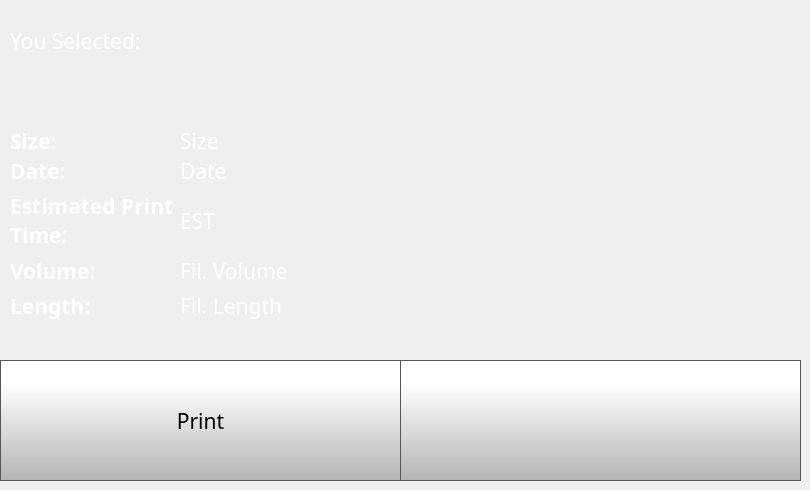
    <widget class="QWidget" name="printSelectedLocalPage">
     <widget class="QLabel" name="fileSelected">
      <property name="geometry">
       <rect>
        <x>10</x>
        <y>20</y>
        <width>461</width>
        <height>41</height>
       </rect>
      </property>
      <property name="font">
       <font>
        <family>Gotham</family>
        <pointsize>16</pointsize>
        <weight>50</weight>
        <bold>false</bold>
        <underline>false</underline>
        <strikeout>false</strikeout>
       </font>
      </property>
      <property name="styleSheet">
       <string notr="true">color:  white;
background-color: rgba(255, 255, 255, 0);</string>
      </property>
      <property name="text">
       <string>You Selected: </string>
      </property>
      <property name="scaledContents">
       <bool>true</bool>
      </property>
      <property name="wordWrap">
       <bool>true</bool>
      </property>
     </widget>
     <widget class="QPushButton" name="fileSelectedBackButton">
      <property name="geometry">
       <rect>
        <x>400</x>
        <y>360</y>
        <width>401</width>
        <height>121</height>
       </rect>
      </property>
      <property name="minimumSize">
       <size>
        <width>0</width>
        <height>0</height>
       </size>
      </property>
      <property name="font">
       <font>
        <family>Gotham</family>
        <pointsize>16</pointsize>
       </font>
      </property>
      <property name="styleSheet">
       <string notr="true">QPushButton {
    border: 1px solid rgb(87, 87, 87);

	background-color: qlineargradient(spread:pad, x1:0, y1:1, x2:0, y2:0.188, stop:0 rgba(180, 180, 180, 255), stop:1 rgba(255, 255, 255, 255));
}

QPushButton:pressed {
    background-color: qlineargradient(x1: 0, y1: 0, x2: 0, y2: 1,
                                      stop: 0 #dadbde, stop: 1 #f6f7fa);
}

QPushButton:flat {
    border: none; /* no border for a flat push button */
}

QPushButton:default {
    border-color: navy; /* make the default button prominent */
}</string>
      </property>
      <property name="text">
       <string/>
      </property>
      <property name="icon">
       <iconset>
        <normaloff>templates/img/arrows-4.png</normaloff>templates/img/arrows-4.png</iconset>
      </property>
      <property name="iconSize">
       <size>
        <width>70</width>
        <height>70</height>
       </size>
      </property>
      <property name="checkable">
       <bool>false</bool>
      </property>
      <property name="autoDefault">
       <bool>false</bool>
      </property>
      <property name="default">
       <bool>false</bool>
      </property>
      <property name="flat">
       <bool>false</bool>
      </property>
     </widget>
     <widget class="QToolButton" name="fileSelectedPrintButton">
      <property name="geometry">
       <rect>
        <x>0</x>
        <y>360</y>
        <width>401</width>
        <height>121</height>
       </rect>
      </property>
      <property name="minimumSize">
       <size>
        <width>0</width>
        <height>0</height>
       </size>
      </property>
      <property name="font">
       <font>
        <family>Gotham</family>
        <pointsize>16</pointsize>
       </font>
      </property>
      <property name="styleSheet">
       <string notr="true">QToolButton {
    border: 1px solid rgb(87, 87, 87);
	background-color: qlineargradient(spread:pad, x1:0, y1:1, x2:0, y2:0.188, stop:0 rgba(180, 180, 180, 255), stop:1 rgba(255, 255, 255, 255));
}

QToolButton:pressed {
    background-color: qlineargradient(x1: 0, y1: 0, x2: 0, y2: 1,
                                      stop: 0 #dadbde, stop: 1 #f6f7fa);
}

QToolButton:flat {
    border: none; /* no border for a flat push button */
}

QToolButton:default {
    border-color: navy; /* make the default button prominent */
}</string>
      </property>
      <property name="text">
       <string>Print</string>
      </property>
      <property name="icon">
       <iconset>
        <normaloff>templates/img/printer.png</normaloff>templates/img/printer.png</iconset>
      </property>
      <property name="iconSize">
       <size>
        <width>70</width>
        <height>70</height>
       </size>
      </property>
      <property name="checkable">
       <bool>false</bool>
      </property>
      <property name="toolButtonStyle">
       <enum>Qt::ToolButtonTextUnderIcon</enum>
      </property>
     </widget>
     <widget class="QLabel" name="fileSizeSelected">
      <property name="geometry">
       <rect>
        <x>180</x>
        <y>130</y>
        <width>161</width>
        <height>21</height>
       </rect>
      </property>
      <property name="font">
       <font>
        <family>Gotham</family>
        <pointsize>16</pointsize>
        <weight>50</weight>
        <bold>false</bold>
       </font>
      </property>
      <property name="styleSheet">
       <string notr="true">color: rgb(255, 255, 255);
background-color: rgba(255, 255, 255, 0);</string>
      </property>
      <property name="text">
       <string>Size</string>
      </property>
      <property name="scaledContents">
       <bool>true</bool>
      </property>
     </widget>
     <widget class="QLabel" name="fileDateSelected">
      <property name="geometry">
       <rect>
        <x>180</x>
        <y>160</y>
        <width>201</width>
        <height>21</height>
       </rect>
      </property>
      <property name="font">
       <font>
        <family>Gotham</family>
        <pointsize>16</pointsize>
        <weight>50</weight>
        <bold>false</bold>
       </font>
      </property>
      <property name="styleSheet">
       <string notr="true">color: rgb(255, 255, 255);
background-color: rgba(255, 255, 255, 0);</string>
      </property>
      <property name="text">
       <string>Date</string>
      </property>
      <property name="scaledContents">
       <bool>true</bool>
      </property>
     </widget>
     <widget class="QLabel" name="filePrintTimeSelected">
      <property name="geometry">
       <rect>
        <x>180</x>
        <y>210</y>
        <width>141</width>
        <height>21</height>
       </rect>
      </property>
      <property name="font">
       <font>
        <family>Gotham</family>
        <pointsize>16</pointsize>
        <weight>50</weight>
        <bold>false</bold>
       </font>
      </property>
      <property name="styleSheet">
       <string notr="true">color: rgb(255, 255, 255);
background-color: rgba(255, 255, 255, 0);</string>
      </property>
      <property name="text">
       <string>EST</string>
      </property>
      <property name="scaledContents">
       <bool>true</bool>
      </property>
     </widget>
     <widget class="QLabel" name="filamentVolumeSelected">
      <property name="geometry">
       <rect>
        <x>180</x>
        <y>260</y>
        <width>161</width>
        <height>21</height>
       </rect>
      </property>
      <property name="font">
       <font>
        <family>Gotham</family>
        <pointsize>16</pointsize>
        <weight>50</weight>
        <bold>false</bold>
       </font>
      </property>
      <property name="styleSheet">
       <string notr="true">color: rgb(255, 255, 255);
background-color: rgba(255, 255, 255, 0);</string>
      </property>
      <property name="text">
       <string>Fil. Volume</string>
      </property>
      <property name="scaledContents">
       <bool>true</bool>
      </property>
     </widget>
     <widget class="QLabel" name="fileSizeSelectedLabel">
      <property name="geometry">
       <rect>
        <x>10</x>
        <y>130</y>
        <width>71</width>
        <height>21</height>
       </rect>
      </property>
      <property name="font">
       <font>
        <family>Gotham</family>
        <pointsize>16</pointsize>
        <weight>75</weight>
        <bold>true</bold>
       </font>
      </property>
      <property name="styleSheet">
       <string notr="true">color: rgb(255, 255, 255);</string>
      </property>
      <property name="text">
       <string>Size:</string>
      </property>
     </widget>
     <widget class="QLabel" name="fileDateSelectedLabel">
      <property name="geometry">
       <rect>
        <x>10</x>
        <y>160</y>
        <width>81</width>
        <height>21</height>
       </rect>
      </property>
      <property name="font">
       <font>
        <family>Gotham</family>
        <pointsize>16</pointsize>
        <weight>75</weight>
        <bold>true</bold>
       </font>
      </property>
      <property name="styleSheet">
       <string notr="true">color: rgb(255, 255, 255);</string>
      </property>
      <property name="text">
       <string>Date:</string>
      </property>
     </widget>
     <widget class="QLabel" name="filePrintTimeSelectedLabel">
      <property name="geometry">
       <rect>
        <x>10</x>
        <y>190</y>
        <width>171</width>
        <height>61</height>
       </rect>
      </property>
      <property name="font">
       <font>
        <family>Gotham</family>
        <pointsize>16</pointsize>
        <weight>75</weight>
        <bold>true</bold>
       </font>
      </property>
      <property name="styleSheet">
       <string notr="true">color: rgb(255, 255, 255);
background-color: rgba(255, 255, 255, 0);</string>
      </property>
      <property name="text">
       <string>Estimated Print Time:</string>
      </property>
      <property name="wordWrap">
       <bool>true</bool>
      </property>
     </widget>
     <widget class="QLabel" name="filamentVolumeSelectedLabel">
      <property name="geometry">
       <rect>
        <x>10</x>
        <y>260</y>
        <width>131</width>
        <height>21</height>
       </rect>
      </property>
      <property name="font">
       <font>
        <family>Gotham</family>
        <pointsize>16</pointsize>
        <weight>75</weight>
        <bold>true</bold>
       </font>
      </property>
      <property name="styleSheet">
       <string notr="true">color: rgb(255, 255, 255);
background-color: rgba(255, 255, 255, 0);</string>
      </property>
      <property name="text">
       <string>Volume:</string>
      </property>
     </widget>
     <widget class="QLabel" name="filamentLengthFileSelected">
      <property name="geometry">
       <rect>
        <x>180</x>
        <y>290</y>
        <width>161</width>
        <height>31</height>
       </rect>
      </property>
      <property name="font">
       <font>
        <family>Gotham</family>
        <pointsize>16</pointsize>
        <weight>50</weight>
        <bold>false</bold>
       </font>
      </property>
      <property name="styleSheet">
       <string notr="true">color: rgb(255, 255, 255);
background-color: rgba(255, 255, 255, 0);</string>
      </property>
      <property name="text">
       <string>Fil. Length</string>
      </property>
      <property name="scaledContents">
       <bool>true</bool>
      </property>
     </widget>
     <widget class="QLabel" name="filamentLengthSelectedLabel">
      <property name="geometry">
       <rect>
        <x>10</x>
        <y>290</y>
        <width>121</width>
        <height>31</height>
       </rect>
      </property>
      <property name="font">
       <font>
        <family>Gotham</family>
        <pointsize>16</pointsize>
        <weight>75</weight>
        <bold>true</bold>
       </font>
      </property>
      <property name="styleSheet">
       <string notr="true">color: rgb(255, 255, 255);
background-color: rgba(255, 255, 255, 0);</string>
      </property>
      <property name="text">
       <string>Length:</string>
      </property>
     </widget>
     <widget class="QLabel" name="printPreviewSelected">
      <property name="geometry">
       <rect>
        <x>530</x>
        <y>80</y>
        <width>210</width>
        <height>210</height>
       </rect>
      </property>
      <property name="font">
       <font>
        <family>Gotham</family>
        <pointsize>16</pointsize>
       </font>
      </property>
      <property name="styleSheet">
       <string notr="true">background-color: rgba(255, 255, 255, 0);</string>
      </property>
      <property name="text">
       <string/>
      </property>
      <property name="pixmap">
       <pixmap>.templates/img/thumbnail.png</pixmap>
      </property>
      <property name="scaledContents">
       <bool>true</bool>
      </property>
     </widget>
    </widget>
